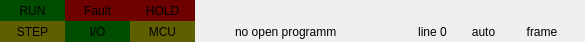
<?xml version="1.0" encoding="UTF-8"?>
<ui version="4.0">
 <class>StateWidget</class>
 <widget class="QWidget" name="StateWidget">
  <property name="geometry">
   <rect>
    <x>0</x>
    <y>0</y>
    <width>585</width>
    <height>42</height>
   </rect>
  </property>
  <property name="windowTitle">
   <string>StateWidget</string>
  </property>
  <property name="styleSheet">
   <string notr="true">QLabel#mcuLabel{
    background-color: rgb(95, 95, 0);
    text-align:center;
}
QLabel#faultLabel{
 
    background-color: rgb(110, 0, 0);
	text-align:center;
}
QLabel#holdLabel{

    background-color:rgb(110, 0, 0);
	text-align:center;
}
QLabel#ioLabel{

    background-color: rgb(0, 76, 0);
	text-align:center;
}
QLabel#runLabel{

    background-color:  rgb(0, 76, 0);
	text-align:center;
}
QLabel#stepLabel{

    background-color: rgb(95, 95, 0);
	text-align:center;
}
</string>
  </property>
  <layout class="QGridLayout" name="gridLayout">
   <property name="leftMargin">
    <number>0</number>
   </property>
   <property name="topMargin">
    <number>0</number>
   </property>
   <property name="rightMargin">
    <number>0</number>
   </property>
   <property name="bottomMargin">
    <number>0</number>
   </property>
   <property name="horizontalSpacing">
    <number>6</number>
   </property>
   <property name="verticalSpacing">
    <number>0</number>
   </property>
   <item row="0" column="0" rowspan="2">
    <layout class="QGridLayout" name="iconLayout">
     <property name="sizeConstraint">
      <enum>QLayout::SetDefaultConstraint</enum>
     </property>
     <property name="topMargin">
      <number>0</number>
     </property>
     <property name="spacing">
      <number>0</number>
     </property>
     <item row="3" column="0">
      <widget class="QLabel" name="stepLabel">
       <property name="sizePolicy">
        <sizepolicy hsizetype="Preferred" vsizetype="Preferred">
         <horstretch>0</horstretch>
         <verstretch>0</verstretch>
        </sizepolicy>
       </property>
       <property name="minimumSize">
        <size>
         <width>65</width>
         <height>20</height>
        </size>
       </property>
       <property name="text">
        <string>STEP</string>
       </property>
       <property name="alignment">
        <set>Qt::AlignCenter</set>
       </property>
      </widget>
     </item>
     <item row="3" column="2">
      <widget class="QLabel" name="mcuLabel">
       <property name="minimumSize">
        <size>
         <width>65</width>
         <height>0</height>
        </size>
       </property>
       <property name="text">
        <string>MCU</string>
       </property>
       <property name="alignment">
        <set>Qt::AlignCenter</set>
       </property>
      </widget>
     </item>
     <item row="3" column="1">
      <widget class="QLabel" name="ioLabel">
       <property name="minimumSize">
        <size>
         <width>65</width>
         <height>0</height>
        </size>
       </property>
       <property name="text">
        <string>I/O</string>
       </property>
       <property name="alignment">
        <set>Qt::AlignCenter</set>
       </property>
      </widget>
     </item>
     <item row="1" column="2">
      <widget class="QLabel" name="holdLabel">
       <property name="minimumSize">
        <size>
         <width>65</width>
         <height>0</height>
        </size>
       </property>
       <property name="text">
        <string>HOLD</string>
       </property>
       <property name="alignment">
        <set>Qt::AlignCenter</set>
       </property>
      </widget>
     </item>
     <item row="1" column="0">
      <widget class="QLabel" name="runLabel">
       <property name="sizePolicy">
        <sizepolicy hsizetype="Preferred" vsizetype="Preferred">
         <horstretch>0</horstretch>
         <verstretch>0</verstretch>
        </sizepolicy>
       </property>
       <property name="minimumSize">
        <size>
         <width>65</width>
         <height>20</height>
        </size>
       </property>
       <property name="styleSheet">
        <string notr="true"/>
       </property>
       <property name="lineWidth">
        <number>0</number>
       </property>
       <property name="text">
        <string>RUN</string>
       </property>
       <property name="alignment">
        <set>Qt::AlignCenter</set>
       </property>
      </widget>
     </item>
     <item row="1" column="1">
      <widget class="QLabel" name="faultLabel">
       <property name="minimumSize">
        <size>
         <width>65</width>
         <height>0</height>
        </size>
       </property>
       <property name="text">
        <string>Fault</string>
       </property>
       <property name="alignment">
        <set>Qt::AlignCenter</set>
       </property>
      </widget>
     </item>
    </layout>
   </item>
   <item row="0" column="2" colspan="5">
    <widget class="QLabel" name="errorLabel">
     <property name="minimumSize">
      <size>
       <width>0</width>
       <height>19</height>
      </size>
     </property>
     <property name="text">
      <string/>
     </property>
    </widget>
   </item>
   <item row="0" column="7" rowspan="2">
    <widget class="QLabel" name="speedLabel">
     <property name="minimumSize">
      <size>
       <width>0</width>
       <height>0</height>
      </size>
     </property>
     <property name="styleSheet">
      <string notr="true"/>
     </property>
     <property name="text">
      <string/>
     </property>
     <property name="scaledContents">
      <bool>false</bool>
     </property>
     <property name="alignment">
      <set>Qt::AlignCenter</set>
     </property>
    </widget>
   </item>
   <item row="1" column="2">
    <widget class="QLabel" name="prgNameLabel">
     <property name="sizePolicy">
      <sizepolicy hsizetype="Expanding" vsizetype="Preferred">
       <horstretch>0</horstretch>
       <verstretch>0</verstretch>
      </sizepolicy>
     </property>
     <property name="minimumSize">
      <size>
       <width>120</width>
       <height>0</height>
      </size>
     </property>
     <property name="text">
      <string>no open programm </string>
     </property>
    </widget>
   </item>
   <item row="1" column="3">
    <spacer name="horizontalSpacer">
     <property name="orientation">
      <enum>Qt::Horizontal</enum>
     </property>
     <property name="sizeHint" stdset="0">
      <size>
       <width>67</width>
       <height>20</height>
      </size>
     </property>
    </spacer>
   </item>
   <item row="1" column="4">
    <widget class="QLabel" name="lineNumLabel">
     <property name="sizePolicy">
      <sizepolicy hsizetype="Preferred" vsizetype="Preferred">
       <horstretch>0</horstretch>
       <verstretch>0</verstretch>
      </sizepolicy>
     </property>
     <property name="minimumSize">
      <size>
       <width>45</width>
       <height>0</height>
      </size>
     </property>
     <property name="maximumSize">
      <size>
       <width>60</width>
       <height>16777215</height>
      </size>
     </property>
     <property name="text">
      <string>line 0</string>
     </property>
     <property name="alignment">
      <set>Qt::AlignCenter</set>
     </property>
    </widget>
   </item>
   <item row="1" column="5">
    <widget class="QLabel" name="modeLabel">
     <property name="sizePolicy">
      <sizepolicy hsizetype="Preferred" vsizetype="Preferred">
       <horstretch>0</horstretch>
       <verstretch>0</verstretch>
      </sizepolicy>
     </property>
     <property name="minimumSize">
      <size>
       <width>45</width>
       <height>0</height>
      </size>
     </property>
     <property name="text">
      <string>auto</string>
     </property>
     <property name="alignment">
      <set>Qt::AlignCenter</set>
     </property>
    </widget>
   </item>
   <item row="1" column="6">
    <widget class="QLabel" name="frameLabel">
     <property name="minimumSize">
      <size>
       <width>60</width>
       <height>0</height>
      </size>
     </property>
     <property name="text">
      <string>frame</string>
     </property>
     <property name="alignment">
      <set>Qt::AlignCenter</set>
     </property>
    </widget>
   </item>
   <item row="0" column="1" rowspan="2">
    <spacer name="horizontalSpacer_2">
     <property name="orientation">
      <enum>Qt::Horizontal</enum>
     </property>
     <property name="sizeHint" stdset="0">
      <size>
       <width>58</width>
       <height>40</height>
      </size>
     </property>
    </spacer>
   </item>
  </layout>
 </widget>
 <resources/>
 <connections/>
</ui>
